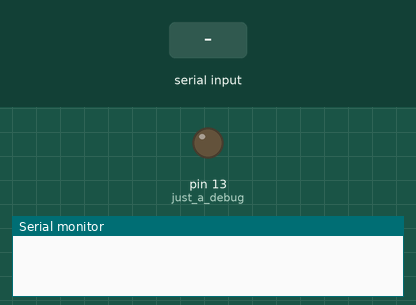
Bench run of a sketch on a simulated Arduino Uno, built with avr-gcc and run on an emulated ATmega328P. On the bench: output pins drawn as LEDs (lit = HIGH), the last lines printed to the serial monitor. The inputs (shaded band) are chosen by the test bench.

Above: at 1.2 s.
1.3 s: "1" received over Serial
At 1.9 s:
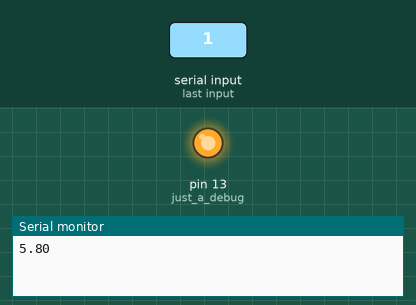
2.8 s: "6" received over Serial
At 4.2 s:
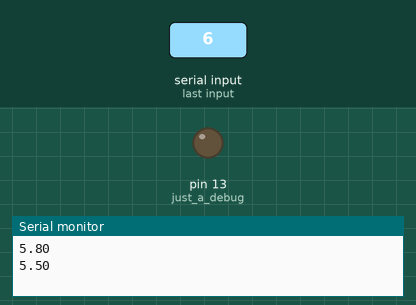
Timing chart, 0 to 5.8 s (numbered marks = the images above; inputs shaded):
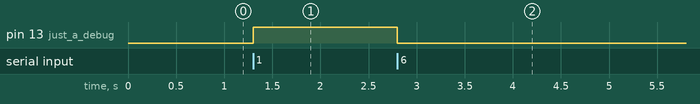

Measured:
- after the input at 1.3 s, pin 13 (just_a_debug): LOW → HIGH at once
- after the input at 2.8 s, pin 13 (just_a_debug): HIGH → LOW at once

The sketch:

SerialFinal.ino
```cpp
int i=0;
//the request variable has the porpouse to specify with data the raspberry was requested.
char request;

//matrix that represent the data sent to raspberry
float Dados[70][6]= {
{5.8,33.5,23.4,27.46,82.75,5.5},
{5.3,32.8,23.4,27.18,86,1.3},
{6.9,33.5,23.1,27.24,88,1},
{6.8,32.1,23.5,27.16,87.75,34.6},
{6,32.3,23.9,0,88.25,3.6},
{0.9,31.9,23.7,25.8,89.25,16.9},
{4.5,32.5,22.5,25.96,78.5,1.2},
{2,32.9,23.5,26.68,83.5,1},
{1.2,31.5,23.1,25.4,91.75,0},
{0.3,28.1,23.1,24.8,85.75,20.3},
{6.9,32.9,22.7,27.08,81.75,0.9},
{7.3,34,22.2,26,80,1.4},
{5.8,31.7,22.7,26.24,86,1.1},
{7.8,33.3,22.5,26.28,83,2.6},
{5.5,32.9,23.1,26.84,90.5,1},
{6.3,33.9,22.5,27.12,86.25,24.8},
{8.2,34.5,22.7,26.96,85,11},
{2.8,32.2,23.4,25.92,93.25,26.8},
{4,31.9,22.5,26.14,84.5,26},
{3,32.2,23.8,26.5,93.25,12},
{5.1,32.6,22.7,26.54,92.25,14.6},
{6.8,33,23.5,27.18,89.75,9.4},
{8.2,34.1,24.1,27.24,84,4.1},
{2.8,31.6,22.6,25.1,91.5,20},
{0.5,29.5,22.9,25.36,89.75,46.8},
{2.9,32,23.3,26.7,89.5,0},
{4.2,33.5,24.2,26.74,93.25,0.8},
{3.5,32.4,23.3,25.5,91.25,15.8},
{4.8,31.9,22.9,26.68,86.25,40.6},
{5.5,32.3,23.5,26.24,92.25,0},
{5.4,33,23.1,26.78,93.5,17.7},
{5.7,33.3,24.3,27.12,88.5,5.7},
{4.4,32.3,23.7,26.32,90.25,4.2},
{0,26.6,23.9,24.76,97.75,25.3},
{0,27.5,23.1,24.84,97.25,132.3},
{0.6,29.3,23.7,25.12,97,26.8},
{2.3,30,23.8,25.64,93.75,38.1},
{1.7,30.1,23.7,25.32,93.25,21.2},
{0.2,29.7,23.9,25.64,94,80.2},
{1.2,30.3,23.7,26.24,86,6.4},
{6.7,32.2,23.7,27.22,82.25,2.6},
{7.2,33.4,24,27,80,5.8},
{0.5,31.3,23.9,25.96,89,0},
{6.4,33,23,25.96,90.5,0},
{2.1,29.8,23.7,26.04,88,17.6},
{5.5,31.4,23.3,26.86,86.75,3},
{8.5,33.9,24.3,27.8,81,4.2},
{0,27.8,23.9,25.18,96.25,12.4},
{5.6,32.9,23.8,26.98,92.75,20.4},
{3.4,32.5,23.4,28.1,76.25,0.4},
{0.2,29.2,24.3,25.42,90.25,0.3},
{2.7,31.1,23.5,26.08,90.75,30.8},
{0.1,28.6,23.2,25.04,97.25,34.5},
{2.9,30.5,22.8,25.82,95.25,62.5},
{4.7,33.1,23.1,26.84,87,17.2},
{1.5,29,23.5,25.36,97.75,5.7},
{6.9,33.1,23.3,26.76,83.75,90.7},
{1.1,28.9,24.2,26.38,93,0.1},
{2.5,30.4,23.7,26.02,91.75,23.2},
{5.9,32.2,23.3,26.22,93,24.5},
{6.6,33.6,22.9,26.82,85.25,7.9},
{9.9,34.2,23.9,27.72,77,0.1},
{7.3,34.5,24.1,27.48,89.25,0.1},
{5.5,32.9,23.4,26.7,91.25,11},
{7,33.7,23.5,27.24,89,24.2},
{5.8,31.9,23.3,27.08,86.75,8.2},
{5.6,32.3,23.3,26.8,92.25,1.6},
{3.8,33.3,23.5,26.96,89.5,20.2},
{8.1,32.9,24.1,27,87,0.6},
{6.9,34.5,23.5,27.52,88,1.4},
};

void setup()
{
  Serial.begin(9600);
  pinMode(LED_BUILTIN, OUTPUT); //just a debug
}

void loop()
{
  //loop is capped in the test scenario
  if (Serial.available() and i<70){
    request=Serial.read();
    switch (request){
      case '1':
        digitalWrite(LED_BUILTIN, HIGH);
        Serial.println(Dados[i][0]);
        break;
      case '2':
        Serial.println(Dados[i][1]);
        break;
      case '3':
        Serial.println(Dados[i][2]);
        break;
      case '4':
        Serial.println(Dados[i][3]);
        break;
      case '5':
        Serial.println(Dados[i][4]);
        break;
      case '6':
        digitalWrite(LED_BUILTIN, LOW);
        Serial.println(Dados[i][5]);
        i++;
        break;
    }
  }
}
```
